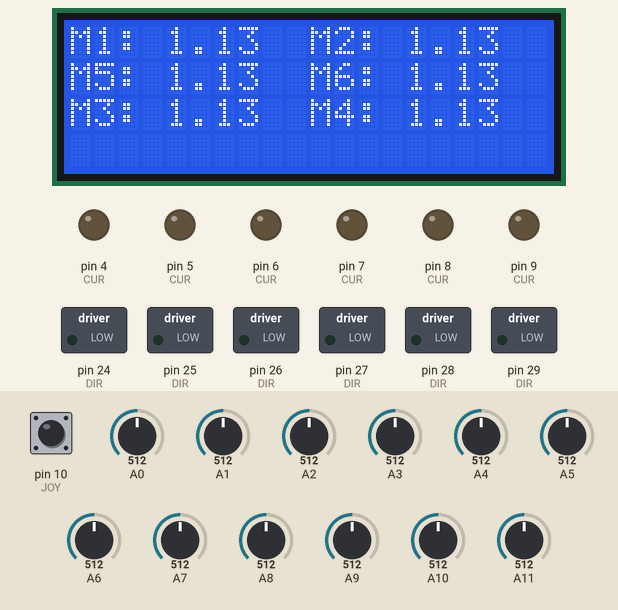
Simulated run of this sketch. Board: Arduino Mega 2560, built with avr-gcc and run on an emulated ATmega2560. Parts: 20×4 character LCD, switched loads named in the sketch (green lamp = pin HIGH), output pins drawn as LEDs (lit = HIGH). The test bench sets the inputs (shaded band); at power-on: pin 10 (JOY) HIGH, A0 = 512, A1 = 512, A10 = 512, A3 = 512, A2 = 512, A4 = 512, A5 = 512, A6 = 512, A7 = 512, A8 = 512, A9 = 512, A11 = 512. What the sketch prints to the serial monitor is not drawn.

Above: at 1.2 s.
1.3 s: pin 10 (JOY) pulled LOW for 0.15 s
At 2.1 s:
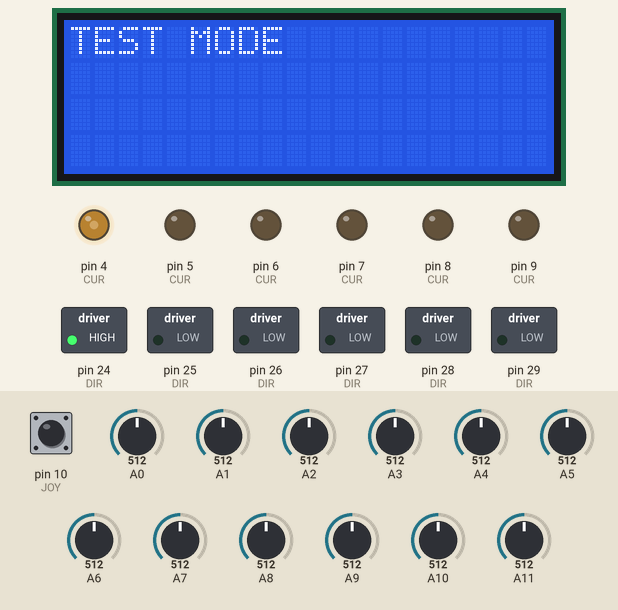
At 2.9 s:
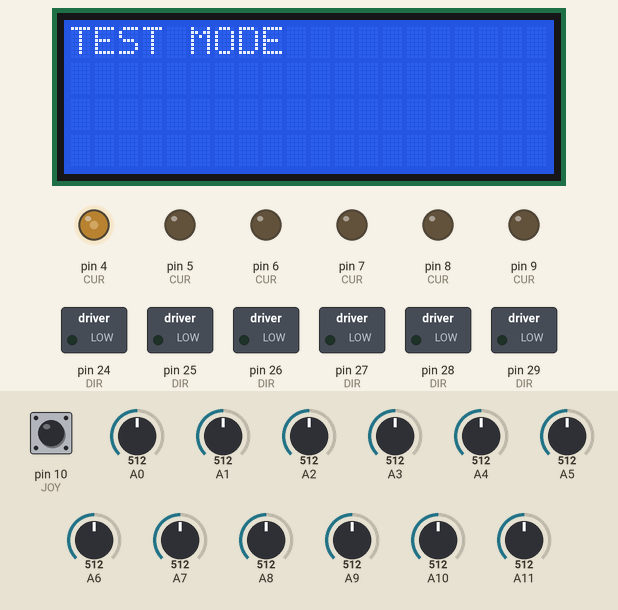
7.4 s: A0 set to 716
10.4 s: A1 set to 716
13.4 s: A10 set to 484
14.9 s: A10 set to 458
At 16.1 s:
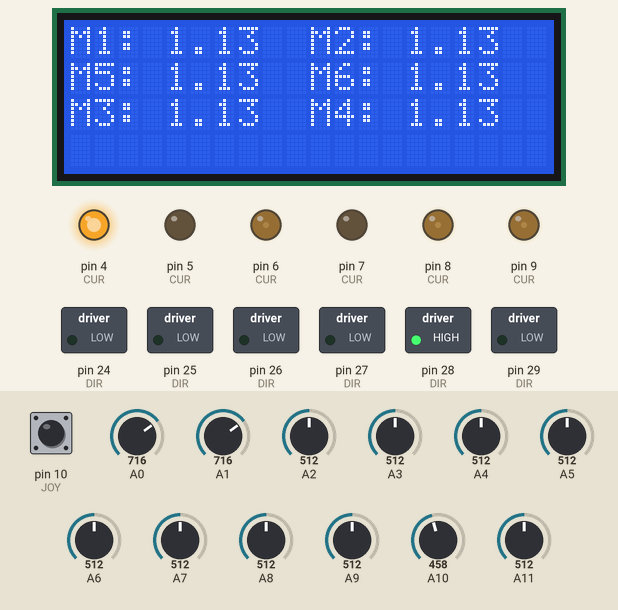
16.4 s: A3 set to 543
17.9 s: A3 set to 568
At 18.9 s:
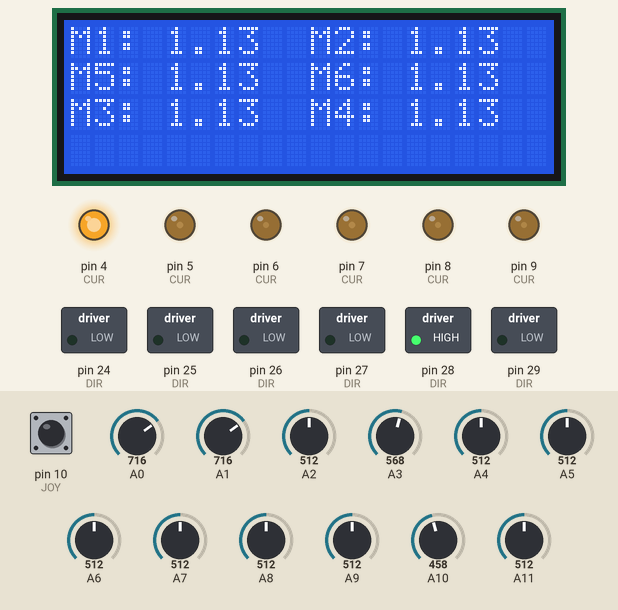
Timing chart, 0 to 20.4 s (numbered marks = the images above; inputs shaded):
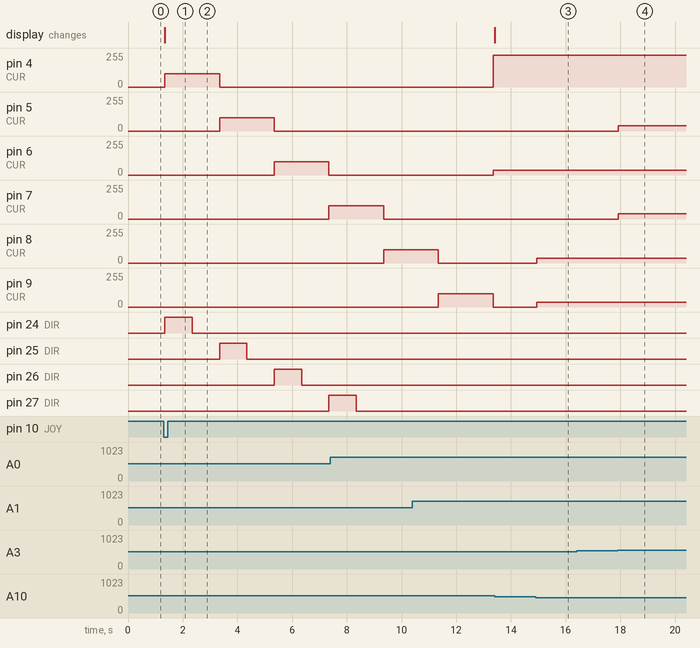

The sketch:

rov.ino
```cpp
#include <LiquidCrystal_I2C.h>

// LCD object
LiquidCrystal_I2C lcd(0x27,20,4);

// Pins for joysticks
#define JOY1Y 0
#define JOY1X 1
#define JOY2Y 2
#define JOY2X 3
#define JOY3Y 10
#define JOY3X 11

// Pins for motor current sense
#define CUR1 4
#define CUR2 5
#define CUR3 6
#define CUR4 7
#define CUR5 8
#define CUR6 9

// Pins for motor speed control
#define PWM1 4
#define PWM2 5
#define PWM3 6
#define PWM4 7
#define PWM5 8
#define PWM6 9

// Pins for motor direction
#define DIR1 24
#define DIR2 25
#define DIR3 26
#define DIR4 27
#define DIR5 28
#define DIR6 29

// Number of motors
#define MOTOR_COUNT 6

// Number of joystick axis
#define JOYSTICK_COUNT 6

#define DEADZONE 40

int JOY[JOYSTICK_COUNT] = {JOY1X, JOY1Y, JOY2X, JOY2Y, JOY3X, JOY3Y};
int CUR[MOTOR_COUNT] = {CUR1, CUR2, CUR3, CUR4, CUR5, CUR6};
int PWM[MOTOR_COUNT] = {PWM1, PWM2, PWM3, PWM4, PWM5, PWM6};
int DIR[MOTOR_COUNT] = {DIR1, DIR2, DIR3, DIR4, DIR5, DIR6};
int cal[JOYSTICK_COUNT];

void setup() {
  //pinmode for test
  pinMode(10, INPUT_PULLUP);

  Serial.begin(9600);
    // Initialize LCD
    lcd.init();
    lcd.backlight();

    for (int i = 0; i < 6; i++) {
        pinMode(DIR[i], OUTPUT);
    }

    // Measure joystick initial position and set bias
    for (int i = 0; i < JOYSTICK_COUNT; i++) {
        cal[i] = analogRead(JOY[i]) - 511;
    }
}

//if stopped then motors shouldn't run
bool stopped = false;

// Measure joystick position
int joyIn[JOYSTICK_COUNT];

// Calculate motor speeds according to joystick position
int M[MOTOR_COUNT] = {0, 0, 0, 0, 0, 0};


void DisplayJoysticks() {

}
void loop() {
    if (digitalRead(10) == LOW) {
      TestMode();
    }

    for (int i = 0; i < JOYSTICK_COUNT; i++) {
        joyIn[i] = analogRead(JOY[i]) - 511 - cal[i];

        //display joysticks
        Serial.print(joyIn[i]); Serial.print(" ");
    }
    Serial.println("");

    ConvertJoystickInputToMotors();
//
//    //if joystick 1 and 3's x and y values are below -300 then stop the motors
//    if (!stopped && joyIn[4] < -300 && joyIn[5] < -300 && joyIn[0] < -300 && joyIn[1] < -300) {
//      stopped = true;
//    } else if (stopped && joyIn[4] > 300 && joyIn[5] > 300 && joyIn[0] > 300 && joyIn[1] > 300) {
//      //start the motors again
//      stopped = false;
//    }
//


//    if (stopped) {
//      StopMotors();
//    } else {
      ApplyMotorSpeed();
    //}
    DisplayMotorCurrent();

}
void StopMotors () {
  // set motors to 0 for everything
    for (int i = 0; i < MOTOR_COUNT; i++) {
        digitalWrite(DIR[i], 0);
        analogWrite(PWM[i], 0);
    }
}
void ConvertJoystickInputToMotors () {
    for (int i = 0; i < MOTOR_COUNT; i++) {
        M[i] = 0;
    }
  // Joystick 1, y-axis
    if (abs(joyIn[0]) > DEADZONE) {
        M[0] -= joyIn[0] / 1.5;
        M[2] -= joyIn[0] / 1.5;
    }

    // Joystick 1, x-axis
    if (abs(joyIn[1]) > DEADZONE) {
        M[0] -= joyIn[1] / 2;
        M[2] += joyIn[1] / 2;
    }

    // Joystick 2, y-axis
    if (abs(joyIn[2]) > DEADZONE) {
        M[1] -= joyIn[2] / 1.35;
        M[3] -= joyIn[2] / 1.35;
    }

    // Joystick 2, x-axis
    if (abs(joyIn[3]) > DEADZONE) {
        M[1] += joyIn[3] / 2;
        M[3] -= joyIn[3] / 2;
    }

    // Joystick 3, x-axis
    if (abs(joyIn[4]) > DEADZONE) {
        M[4] -= joyIn[4] / 2;
        M[5] += joyIn[4] / 2;
    }

    // Joystick 3, y-axis
    if (abs(joyIn[5]) > DEADZONE) {
        M[4] -= joyIn[5] / 1.5;
        M[5] += joyIn[5] / 1.5;
    }

}

void TestMode() {
  StopMotors();
  lcd.clear();
  lcd.setCursor(0, 0);
  lcd.print("TEST MODE");

  //24-29
  for(int i = 24; i <= 29; i++) {
    pinMode(i, OUTPUT);
    //strength of motorf
    analogWrite(i - 20, 100);
    //direction of motor
    digitalWrite(i, 1);

    delay(1000);

    //direction of motor
    digitalWrite(i, 0);

    delay(1000);

    //strength of motor
    analogWrite(i - 20, 0);
  }
  lcd.setCursor(0, 0);
  lcd.print("         ");
}
void ApplyMotorSpeed () {
  //some motors are set to a slightly lower value to make them work the same strength as the weaker motors
    int motorMaximums[] = {255, 255, 255, 255, 255, 255};
    // Apply motor speed and direction
    for (int i = 0; i < MOTOR_COUNT; i++) {
        int dir = M[i] > 0 ? HIGH : LOW;
        digitalWrite(DIR[i], dir); // 1 DIR? 2
        int val = abs(M[i]) > motorMaximums[i] ? motorMaximums[i] : int(abs(M[i]));
        analogWrite(PWM[i], val);
    }


}
void DisplayMotorCurrent() {
    // Measure motor current
    int currentIn[MOTOR_COUNT];

    for (int i = 0; i < MOTOR_COUNT; i++) {
        currentIn[i] = analogRead(CUR[i]) / 2.2;
//        Serial.print(currentIn[i]); Serial.print(" ");
    }
//    Serial.println("");

    // Format motor current for display
    String lcdOutput[MOTOR_COUNT];
    for (int i = 0; i < MOTOR_COUNT; i++) {
        lcdOutput[i] = String(currentIn[i] * 5 / 1023.0);
        while (lcdOutput[i].length() < 2) {
        lcdOutput[i] = "0" + lcdOutput[i];
        }
    }
    if (!stopped) {
     // Display motor current
      lcd.setCursor(0, 0);
      lcd.print("M1: " + lcdOutput[0]);
      lcd.setCursor(10, 0);
      lcd.print("M2: " + lcdOutput[1]);
      lcd.setCursor(0, 1);
      lcd.print("M5: " + lcdOutput[4]);
      lcd.setCursor(10, 1);
      lcd.print("M6: " + lcdOutput[5]);
      lcd.setCursor(0, 2);
      lcd.print("M3: " + lcdOutput[2]);
      lcd.setCursor(10, 2);
      lcd.print("M4: " + lcdOutput[3]);
    } else {
      lcd.setCursor(0, 0);
    lcd.print("Stopped");
      }
}
```

Measured:
- after the input at 1.3 s, pin 4 (CUR): 0/255 → 100/255 after 0.05 s, → 0/255 2.0 s later; pin 5 (CUR): 0/255 → 100/255 after 2.0 s, → 0/255 2.0 s later
- after the input at 10.4 s, pin 4 (CUR): 0/255 → 238/255 after 3.0 s; pin 6 (CUR): 0/255 → 34/255 after 3.0 s; pin 26 (DIR): stays LOW (without the input it goes to HIGH after 3.0 s)
- after the input at 14.9 s, pin 8 (CUR), pin 9 (CUR): 0/255 → 36/255 after 0.05 s; pin 28 (DIR): LOW → HIGH after 0.05 s
- after the input at 16.4 s, every drawn part: stays the same
- after the input at 17.9 s, pin 5 (CUR), pin 7 (CUR): 0/255 → 41/255 at once
